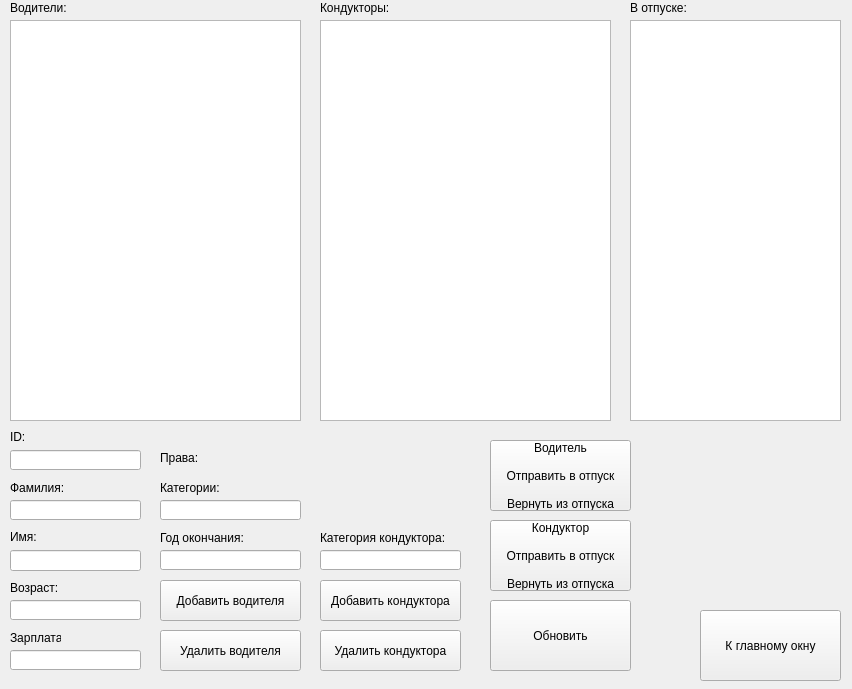
<?xml version="1.0" encoding="UTF-8"?>
<ui version="4.0">
 <class>PersonWindow</class>
 <widget class="QWidget" name="PersonWindow">
  <property name="geometry">
   <rect>
    <x>0</x>
    <y>0</y>
    <width>852</width>
    <height>689</height>
   </rect>
  </property>
  <property name="windowTitle">
   <string>Персонал</string>
  </property>
  <widget class="QPushButton" name="pushButton">
   <property name="geometry">
    <rect>
     <x>700</x>
     <y>610</y>
     <width>141</width>
     <height>71</height>
    </rect>
   </property>
   <property name="text">
    <string>К главному окну</string>
   </property>
  </widget>
  <widget class="QTextBrowser" name="textBrowser_d">
   <property name="geometry">
    <rect>
     <x>10</x>
     <y>20</y>
     <width>291</width>
     <height>401</height>
    </rect>
   </property>
  </widget>
  <widget class="QLabel" name="label">
   <property name="geometry">
    <rect>
     <x>10</x>
     <y>0</y>
     <width>61</width>
     <height>16</height>
    </rect>
   </property>
   <property name="text">
    <string>Водители:</string>
   </property>
  </widget>
  <widget class="QLabel" name="label_2">
   <property name="geometry">
    <rect>
     <x>320</x>
     <y>0</y>
     <width>81</width>
     <height>16</height>
    </rect>
   </property>
   <property name="text">
    <string>Кондукторы:</string>
   </property>
  </widget>
  <widget class="QTextBrowser" name="textBrowser_c">
   <property name="geometry">
    <rect>
     <x>320</x>
     <y>20</y>
     <width>291</width>
     <height>401</height>
    </rect>
   </property>
  </widget>
  <widget class="QTextBrowser" name="textBrowser_v">
   <property name="geometry">
    <rect>
     <x>630</x>
     <y>20</y>
     <width>211</width>
     <height>401</height>
    </rect>
   </property>
  </widget>
  <widget class="QLabel" name="label_3">
   <property name="geometry">
    <rect>
     <x>630</x>
     <y>0</y>
     <width>71</width>
     <height>16</height>
    </rect>
   </property>
   <property name="text">
    <string>В отпуске:</string>
   </property>
  </widget>
  <widget class="QLineEdit" name="lineEdit_sec_n">
   <property name="geometry">
    <rect>
     <x>10</x>
     <y>500</y>
     <width>131</width>
     <height>20</height>
    </rect>
   </property>
  </widget>
  <widget class="QLineEdit" name="lineEdit_name">
   <property name="geometry">
    <rect>
     <x>10</x>
     <y>550</y>
     <width>131</width>
     <height>21</height>
    </rect>
   </property>
  </widget>
  <widget class="QLabel" name="label_4">
   <property name="geometry">
    <rect>
     <x>10</x>
     <y>480</y>
     <width>61</width>
     <height>16</height>
    </rect>
   </property>
   <property name="text">
    <string>Фамилия:</string>
   </property>
  </widget>
  <widget class="QLabel" name="label_5">
   <property name="geometry">
    <rect>
     <x>10</x>
     <y>530</y>
     <width>47</width>
     <height>13</height>
    </rect>
   </property>
   <property name="text">
    <string>Имя:</string>
   </property>
  </widget>
  <widget class="QLineEdit" name="lineEdit_id">
   <property name="geometry">
    <rect>
     <x>10</x>
     <y>450</y>
     <width>131</width>
     <height>20</height>
    </rect>
   </property>
  </widget>
  <widget class="QLabel" name="label_6">
   <property name="geometry">
    <rect>
     <x>10</x>
     <y>430</y>
     <width>47</width>
     <height>13</height>
    </rect>
   </property>
   <property name="text">
    <string>ID:</string>
   </property>
  </widget>
  <widget class="QLabel" name="label_7">
   <property name="geometry">
    <rect>
     <x>10</x>
     <y>580</y>
     <width>51</width>
     <height>16</height>
    </rect>
   </property>
   <property name="text">
    <string>Возраст:</string>
   </property>
  </widget>
  <widget class="QLineEdit" name="lineEdit_age">
   <property name="geometry">
    <rect>
     <x>10</x>
     <y>600</y>
     <width>131</width>
     <height>20</height>
    </rect>
   </property>
  </widget>
  <widget class="QLabel" name="label_8">
   <property name="geometry">
    <rect>
     <x>10</x>
     <y>630</y>
     <width>51</width>
     <height>16</height>
    </rect>
   </property>
   <property name="text">
    <string>Зарплата:</string>
   </property>
  </widget>
  <widget class="QLineEdit" name="lineEdit_zp">
   <property name="geometry">
    <rect>
     <x>10</x>
     <y>650</y>
     <width>131</width>
     <height>20</height>
    </rect>
   </property>
  </widget>
  <widget class="QLabel" name="label_9">
   <property name="geometry">
    <rect>
     <x>160</x>
     <y>450</y>
     <width>47</width>
     <height>16</height>
    </rect>
   </property>
   <property name="text">
    <string>Права:</string>
   </property>
  </widget>
  <widget class="QLineEdit" name="lineEdit_kat">
   <property name="geometry">
    <rect>
     <x>160</x>
     <y>500</y>
     <width>141</width>
     <height>20</height>
    </rect>
   </property>
  </widget>
  <widget class="QLabel" name="label_10">
   <property name="geometry">
    <rect>
     <x>160</x>
     <y>480</y>
     <width>61</width>
     <height>16</height>
    </rect>
   </property>
   <property name="text">
    <string>Категории:</string>
   </property>
  </widget>
  <widget class="QLabel" name="label_11">
   <property name="geometry">
    <rect>
     <x>160</x>
     <y>530</y>
     <width>91</width>
     <height>16</height>
    </rect>
   </property>
   <property name="text">
    <string>Год окончания:</string>
   </property>
  </widget>
  <widget class="QLineEdit" name="lineEdit_7">
   <property name="geometry">
    <rect>
     <x>160</x>
     <y>550</y>
     <width>141</width>
     <height>20</height>
    </rect>
   </property>
  </widget>
  <widget class="QPushButton" name="pushButton_2">
   <property name="geometry">
    <rect>
     <x>160</x>
     <y>580</y>
     <width>141</width>
     <height>41</height>
    </rect>
   </property>
   <property name="text">
    <string>Добавить водителя</string>
   </property>
  </widget>
  <widget class="QPushButton" name="pushButton_3">
   <property name="geometry">
    <rect>
     <x>160</x>
     <y>630</y>
     <width>141</width>
     <height>41</height>
    </rect>
   </property>
   <property name="text">
    <string>Удалить водителя</string>
   </property>
  </widget>
  <widget class="QPushButton" name="pushButton_4">
   <property name="geometry">
    <rect>
     <x>490</x>
     <y>440</y>
     <width>141</width>
     <height>71</height>
    </rect>
   </property>
   <property name="text">
    <string>Водитель

Отправить в отпуск

Вернуть из отпуска</string>
   </property>
  </widget>
  <widget class="QLabel" name="label_12">
   <property name="geometry">
    <rect>
     <x>320</x>
     <y>530</y>
     <width>131</width>
     <height>16</height>
    </rect>
   </property>
   <property name="text">
    <string>Категория кондуктора:</string>
   </property>
  </widget>
  <widget class="QLineEdit" name="lineEdit_8">
   <property name="geometry">
    <rect>
     <x>320</x>
     <y>550</y>
     <width>141</width>
     <height>20</height>
    </rect>
   </property>
  </widget>
  <widget class="QPushButton" name="pushButton_5">
   <property name="geometry">
    <rect>
     <x>320</x>
     <y>580</y>
     <width>141</width>
     <height>41</height>
    </rect>
   </property>
   <property name="text">
    <string>Добавить кондуктора</string>
   </property>
  </widget>
  <widget class="QPushButton" name="pushButton_6">
   <property name="geometry">
    <rect>
     <x>320</x>
     <y>630</y>
     <width>141</width>
     <height>41</height>
    </rect>
   </property>
   <property name="text">
    <string>Удалить кондуктора</string>
   </property>
  </widget>
  <widget class="QPushButton" name="pushButton_7">
   <property name="geometry">
    <rect>
     <x>490</x>
     <y>520</y>
     <width>141</width>
     <height>71</height>
    </rect>
   </property>
   <property name="text">
    <string>Кондуктор

Отправить в отпуск

Вернуть из отпуска</string>
   </property>
  </widget>
  <widget class="QPushButton" name="pushButton_8">
   <property name="geometry">
    <rect>
     <x>490</x>
     <y>600</y>
     <width>141</width>
     <height>71</height>
    </rect>
   </property>
   <property name="text">
    <string>Обновить</string>
   </property>
  </widget>
 </widget>
 <resources/>
 <connections/>
</ui>
